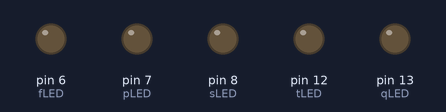
A sketch run on a simulated Arduino Uno, built with avr-gcc and run on an emulated ATmega328P. On the bench: output pins drawn as LEDs (lit = HIGH).

Above: at 0.2 s.
At 2.7 s:
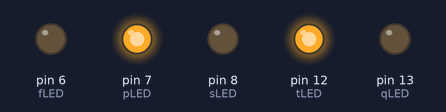
At 5.2 s:
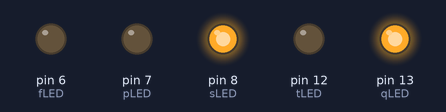
At 10.2 s:
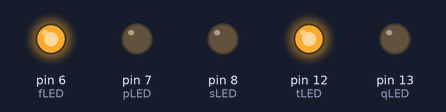
At 15.2 s:
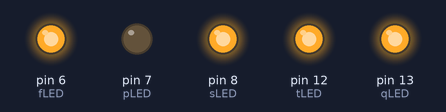
At 20.2 s:
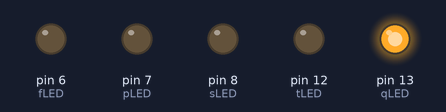
Timing chart, 0 to 20.8 s (numbered marks = the images above):
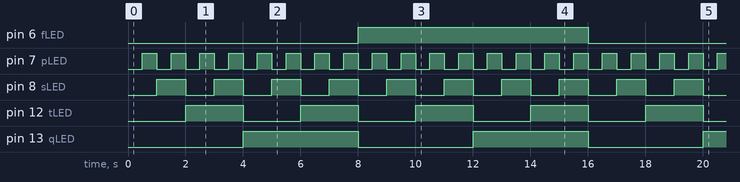

Measured:
- by itself, pin 6 (fLED): alternates HIGH for 8.0 s and LOW for 8.0 s
- by itself, pin 7 (pLED): alternates HIGH for 0.50 s and LOW for 0.50 s
- by itself, pin 8 (sLED): alternates HIGH for 1.0 s and LOW for 1.0 s
- by itself, pin 12 (tLED): alternates HIGH for 2.0 s and LOW for 2.0 s
- by itself, pin 13 (qLED): alternates HIGH for 4.0 s and LOW for 4.0 s

The sketch:

arduino_5_contador5bits.ino
```cpp
int pLED = 7;
int sLED = 8;
int tLED = 12;
int qLED = 13;
int fLED = 6;
int mNumero = 500;

void setup()
{
  pinMode(pLED, OUTPUT);
  pinMode(sLED, OUTPUT);
  pinMode(tLED, OUTPUT);
  pinMode(qLED, OUTPUT);
  pinMode(fLED, OUTPUT);
}

void loop()
{
  //0
	digitalWrite(pLED, LOW);
  	digitalWrite(sLED, LOW);
  	digitalWrite(tLED, LOW);
  	digitalWrite(qLED, LOW);
  	digitalWrite(fLED, LOW);
  	delay(mNumero);
  //1
  	digitalWrite(pLED, HIGH);
  	digitalWrite(sLED, LOW);
  	digitalWrite(tLED, LOW);
  	digitalWrite(qLED, LOW);
  	digitalWrite(fLED, LOW);
  	delay(mNumero);
  //2
	digitalWrite(pLED, LOW);
  	digitalWrite(sLED, HIGH);
  	digitalWrite(tLED, LOW);
  	digitalWrite(qLED, LOW);
  	digitalWrite(fLED, LOW);
  	delay(mNumero);
  //3
  	digitalWrite(pLED, HIGH);
  	digitalWrite(sLED, HIGH);
  	digitalWrite(tLED, LOW);
  	digitalWrite(qLED, LOW);
  	digitalWrite(fLED, LOW);
  	delay(mNumero);
  //4
  	digitalWrite(pLED, LOW);
  	digitalWrite(sLED, LOW);
  	digitalWrite(tLED, HIGH);
  	digitalWrite(qLED, LOW);
  	digitalWrite(fLED, LOW);
  	delay(mNumero);
  //5
  	digitalWrite(pLED, HIGH);
  	digitalWrite(sLED, LOW);
  	digitalWrite(tLED, HIGH);
  	digitalWrite(qLED, LOW);
  	digitalWrite(fLED, LOW);
  	delay(mNumero);
  //6
  	digitalWrite(pLED, LOW);
  	digitalWrite(sLED, HIGH);
  	digitalWrite(tLED, HIGH);
  	digitalWrite(qLED, LOW);
  	digitalWrite(fLED, LOW);
  	delay(mNumero);
  //7
  	digitalWrite(pLED, HIGH);
  	digitalWrite(sLED, HIGH);
  	digitalWrite(tLED, HIGH);
  	digitalWrite(qLED, LOW);
  	digitalWrite(fLED, LOW);
  	delay(mNumero);
  //8
  	digitalWrite(pLED, LOW);
  	digitalWrite(sLED, LOW);
  	digitalWrite(tLED, LOW);
  	digitalWrite(qLED, HIGH);
  	digitalWrite(fLED, LOW);
  	delay(mNumero);
  //9
  	digitalWrite(pLED, HIGH);
  	digitalWrite(sLED, LOW);
  	digitalWrite(tLED, LOW);
  	digitalWrite(qLED, HIGH);
  	digitalWrite(fLED, LOW);
  	delay(mNumero);
  //10
  	digitalWrite(pLED, LOW);
  	digitalWrite(sLED, HIGH);
  	digitalWrite(tLED, LOW);
  	digitalWrite(qLED, HIGH);
  	digitalWrite(fLED, LOW);
  	delay(mNumero);
  //11
  	digitalWrite(pLED, HIGH);
  	digitalWrite(sLED, HIGH);
  	digitalWrite(tLED, LOW);
  	digitalWrite(qLED, HIGH);
  	digitalWrite(fLED, LOW);
  	delay(mNumero);
  //12
  	digitalWrite(pLED, LOW);
  	digitalWrite(sLED, LOW);
  	digitalWrite(tLED, HIGH);
  	digitalWrite(qLED, HIGH);
  	digitalWrite(fLED, LOW);
  	delay(mNumero);
  //13
  	digitalWrite(pLED, HIGH);
  	digitalWrite(sLED, LOW);
  	digitalWrite(tLED, HIGH);
  	digitalWrite(qLED, HIGH);
  	digitalWrite(fLED, LOW);
  	delay(mNumero);
  //14
  	digitalWrite(pLED, LOW);
  	digitalWrite(sLED, HIGH);
  	digitalWrite(tLED, HIGH);
  	digitalWrite(qLED, HIGH);
  	digitalWrite(fLED, LOW);
  	delay(mNumero);
  //15
  	digitalWrite(pLED, HIGH);
  	digitalWrite(sLED, HIGH);
  	digitalWrite(tLED, HIGH);
  	digitalWrite(qLED, HIGH);
  	digitalWrite(fLED, LOW);
  	delay(mNumero);
  //16
  	digitalWrite(pLED, LOW);
  	digitalWrite(sLED, LOW);
  	digitalWrite(tLED, LOW);
  	digitalWrite(qLED, LOW);
  	digitalWrite(fLED, HIGH);
  	delay(mNumero);

    //17
  	digitalWrite(pLED, HIGH);
  	digitalWrite(sLED, LOW);
  	digitalWrite(tLED, LOW);
  	digitalWrite(qLED, LOW);
  	digitalWrite(fLED, HIGH);
  	delay(mNumero);
  	  //18
  	digitalWrite(pLED, LOW);
  	digitalWrite(sLED, HIGH);
  	digitalWrite(tLED, LOW);
  	digitalWrite(qLED, LOW);
  	digitalWrite(fLED, HIGH);
  	delay(mNumero);
    //19
  	digitalWrite(pLED, HIGH);
  	digitalWrite(sLED, HIGH);
  	digitalWrite(tLED, LOW);
  	digitalWrite(qLED, LOW);
  	digitalWrite(fLED, HIGH);
  	delay(mNumero);
    //20
  	digitalWrite(pLED, LOW);
  	digitalWrite(sLED, LOW);
  	digitalWrite(tLED, HIGH);
  	digitalWrite(qLED, LOW);
  	digitalWrite(fLED, HIGH);
  	delay(mNumero);
  	//21
  	digitalWrite(pLED, HIGH);
  	digitalWrite(sLED, LOW);
  	digitalWrite(tLED, HIGH);
  	digitalWrite(qLED, LOW);
  	digitalWrite(fLED, HIGH);
  	delay(mNumero);
  	//22
  	digitalWrite(pLED, LOW);
  	digitalWrite(sLED, HIGH);
  	digitalWrite(tLED, HIGH);
  	digitalWrite(qLED, LOW);
  	digitalWrite(fLED, HIGH);
  	delay(mNumero);
  	//23
  	digitalWrite(pLED, HIGH);
  	digitalWrite(sLED, HIGH);
  	digitalWrite(tLED, HIGH);
  	digitalWrite(qLED, LOW);
  	delay(mNumero);
  //24
  	digitalWrite(pLED, LOW);
  	digitalWrite(sLED, LOW);
  	digitalWrite(tLED, LOW);
  	digitalWrite(qLED, HIGH);
  	digitalWrite(fLED, HIGH);
  	delay(mNumero);
  //25
  	digitalWrite(pLED, HIGH);
  	digitalWrite(sLED, LOW);
  	digitalWrite(tLED, LOW);
  	digitalWrite(qLED, HIGH);
  	digitalWrite(fLED, HIGH);
  	delay(mNumero);
  //26
  	digitalWrite(pLED, LOW);
  	digitalWrite(sLED, HIGH);
  	digitalWrite(tLED, LOW);
  	digitalWrite(qLED, HIGH);
  	digitalWrite(fLED, HIGH);
  	delay(mNumero);
  //27
  	digitalWrite(pLED, HIGH);
  	digitalWrite(sLED, HIGH);
  	digitalWrite(tLED, LOW);
  	digitalWrite(qLED, HIGH);
  	digitalWrite(fLED, HIGH);
  	delay(mNumero);
  //28
  	digitalWrite(pLED, LOW);
  	digitalWrite(sLED, LOW);
  	digitalWrite(tLED, HIGH);
  	digitalWrite(qLED, HIGH);
  	digitalWrite(fLED, HIGH);
  	delay(mNumero);
  //29
  	digitalWrite(pLED, HIGH);
  	digitalWrite(sLED, LOW);
  	digitalWrite(tLED, HIGH);
  	digitalWrite(qLED, HIGH);
  	digitalWrite(fLED, HIGH);
  	delay(mNumero);
  //30
  	digitalWrite(pLED, LOW);
  	digitalWrite(sLED, HIGH);
  	digitalWrite(tLED, HIGH);
  	digitalWrite(qLED, HIGH);
  	digitalWrite(fLED, HIGH);
  	delay(mNumero);
  //32
  	digitalWrite(pLED, HIGH);
  	digitalWrite(sLED, HIGH);
  	digitalWrite(tLED, HIGH);
  	digitalWrite(qLED, HIGH);
  	digitalWrite(fLED, HIGH);
  	delay(mNumero);
}
```
